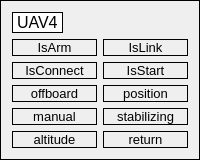
             <widget class="QGroupBox" name="groupBox_5">
              <property name="autoFillBackground">
               <bool>false</bool>
              </property>
              <property name="styleSheet">
               <string notr="true">border: 1px solid rgb(0, 0, 0)</string>
              </property>
              <property name="title">
               <string/>
              </property>
              <layout class="QVBoxLayout" name="verticalLayout_24">
               <item>
                <widget class="QLabel" name="uav4_label">
                 <property name="sizePolicy">
                  <sizepolicy hsizetype="Fixed" vsizetype="Fixed">
                   <horstretch>0</horstretch>
                   <verstretch>0</verstretch>
                  </sizepolicy>
                 </property>
                 <property name="font">
                  <font>
                   <pointsize>12</pointsize>
                  </font>
                 </property>
                 <property name="styleSheet">
                  <string notr="true">background-color:rgb(255, 255, 255)</string>
                 </property>
                 <property name="text">
                  <string>UAV4</string>
                 </property>
                </widget>
               </item>
               <item>
                <layout class="QVBoxLayout" name="verticalLayout_23">
                 <item>
                  <layout class="QHBoxLayout" name="horizontalLayout_7">
                   <item>
                    <layout class="QVBoxLayout" name="verticalLayout_19">
                     <item>
                      <widget class="QLabel" name="uav4_is_arm">
                       <property name="sizePolicy">
                        <sizepolicy hsizetype="Expanding" vsizetype="Fixed">
                         <horstretch>0</horstretch>
                         <verstretch>0</verstretch>
                        </sizepolicy>
                       </property>
                       <property name="font">
                        <font>
                         <pointsize>10</pointsize>
                        </font>
                       </property>
                       <property name="styleSheet">
                        <string notr="true">border: 1px solid rgb(0, 0, 0)</string>
                       </property>
                       <property name="text">
                        <string>IsArm</string>
                       </property>
                       <property name="alignment">
                        <set>Qt::AlignCenter</set>
                       </property>
                      </widget>
                     </item>
                     <item>
                      <widget class="QLabel" name="uav4_is_connect">
                       <property name="sizePolicy">
                        <sizepolicy hsizetype="Expanding" vsizetype="Fixed">
                         <horstretch>0</horstretch>
                         <verstretch>0</verstretch>
                        </sizepolicy>
                       </property>
                       <property name="font">
                        <font>
                         <pointsize>10</pointsize>
                        </font>
                       </property>
                       <property name="text">
                        <string>IsConnect</string>
                       </property>
                       <property name="alignment">
                        <set>Qt::AlignCenter</set>
                       </property>
                      </widget>
                     </item>
                    </layout>
                   </item>
                   <item>
                    <layout class="QVBoxLayout" name="verticalLayout_20">
                     <item>
                      <widget class="QLabel" name="uav4_is_link">
                       <property name="sizePolicy">
                        <sizepolicy hsizetype="Expanding" vsizetype="Fixed">
                         <horstretch>0</horstretch>
                         <verstretch>0</verstretch>
                        </sizepolicy>
                       </property>
                       <property name="font">
                        <font>
                         <pointsize>10</pointsize>
                        </font>
                       </property>
                       <property name="text">
                        <string>IsLink</string>
                       </property>
                       <property name="alignment">
                        <set>Qt::AlignCenter</set>
                       </property>
                      </widget>
                     </item>
                     <item>
                      <widget class="QLabel" name="uav4_is_start">
                       <property name="sizePolicy">
                        <sizepolicy hsizetype="Expanding" vsizetype="Fixed">
                         <horstretch>0</horstretch>
                         <verstretch>0</verstretch>
                        </sizepolicy>
                       </property>
                       <property name="font">
                        <font>
                         <pointsize>10</pointsize>
                        </font>
                       </property>
                       <property name="text">
                        <string>IsStart</string>
                       </property>
                       <property name="alignment">
                        <set>Qt::AlignCenter</set>
                       </property>
                      </widget>
                     </item>
                    </layout>
                   </item>
                  </layout>
                 </item>
                 <item>
                  <layout class="QHBoxLayout" name="horizontalLayout_8">
                   <item>
                    <layout class="QVBoxLayout" name="verticalLayout_21">
                     <item>
                      <widget class="QLabel" name="uav4_offboard">
                       <property name="sizePolicy">
                        <sizepolicy hsizetype="Expanding" vsizetype="Fixed">
                         <horstretch>0</horstretch>
                         <verstretch>0</verstretch>
                        </sizepolicy>
                       </property>
                       <property name="font">
                        <font>
                         <pointsize>10</pointsize>
                        </font>
                       </property>
                       <property name="text">
                        <string>offboard</string>
                       </property>
                       <property name="alignment">
                        <set>Qt::AlignCenter</set>
                       </property>
                      </widget>
                     </item>
                     <item>
                      <widget class="QLabel" name="uav4_manual">
                       <property name="sizePolicy">
                        <sizepolicy hsizetype="Expanding" vsizetype="Fixed">
                         <horstretch>0</horstretch>
                         <verstretch>0</verstretch>
                        </sizepolicy>
                       </property>
                       <property name="font">
                        <font>
                         <pointsize>10</pointsize>
                        </font>
                       </property>
                       <property name="text">
                        <string>manual</string>
                       </property>
                       <property name="alignment">
                        <set>Qt::AlignCenter</set>
                       </property>
                      </widget>
                     </item>
                     <item>
                      <widget class="QLabel" name="uav4_altitude">
                       <property name="sizePolicy">
                        <sizepolicy hsizetype="Expanding" vsizetype="Fixed">
                         <horstretch>0</horstretch>
                         <verstretch>0</verstretch>
                        </sizepolicy>
                       </property>
                       <property name="font">
                        <font>
                         <pointsize>10</pointsize>
                        </font>
                       </property>
                       <property name="text">
                        <string>altitude</string>
                       </property>
                       <property name="alignment">
                        <set>Qt::AlignCenter</set>
                       </property>
                      </widget>
                     </item>
                    </layout>
                   </item>
                   <item>
                    <layout class="QVBoxLayout" name="verticalLayout_22">
                     <item>
                      <widget class="QLabel" name="uav4_position">
                       <property name="sizePolicy">
                        <sizepolicy hsizetype="Expanding" vsizetype="Fixed">
                         <horstretch>0</horstretch>
                         <verstretch>0</verstretch>
                        </sizepolicy>
                       </property>
                       <property name="font">
                        <font>
                         <pointsize>10</pointsize>
                        </font>
                       </property>
                       <property name="text">
                        <string>position</string>
                       </property>
                       <property name="alignment">
                        <set>Qt::AlignCenter</set>
                       </property>
                      </widget>
                     </item>
                     <item>
                      <widget class="QLabel" name="uav4_stabilizing">
                       <property name="sizePolicy">
                        <sizepolicy hsizetype="Expanding" vsizetype="Fixed">
                         <horstretch>0</horstretch>
                         <verstretch>0</verstretch>
                        </sizepolicy>
                       </property>
                       <property name="font">
                        <font>
                         <pointsize>10</pointsize>
                        </font>
                       </property>
                       <property name="text">
                        <string>stabilizing</string>
                       </property>
                       <property name="alignment">
                        <set>Qt::AlignCenter</set>
                       </property>
                      </widget>
                     </item>
                     <item>
                      <widget class="QLabel" name="uav4_return">
                       <property name="sizePolicy">
                        <sizepolicy hsizetype="Expanding" vsizetype="Fixed">
                         <horstretch>0</horstretch>
                         <verstretch>0</verstretch>
                        </sizepolicy>
                       </property>
                       <property name="font">
                        <font>
                         <pointsize>10</pointsize>
                        </font>
                       </property>
                       <property name="text">
                        <string>return</string>
                       </property>
                       <property name="alignment">
                        <set>Qt::AlignCenter</set>
                       </property>
                      </widget>
                     </item>
                    </layout>
                   </item>
                  </layout>
                 </item>
                </layout>
               </item>
              </layout>
             </widget>
